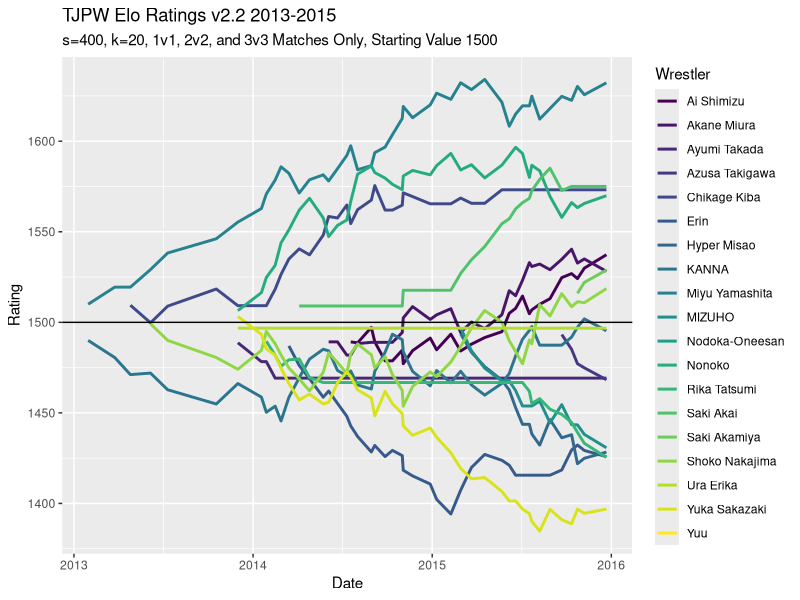
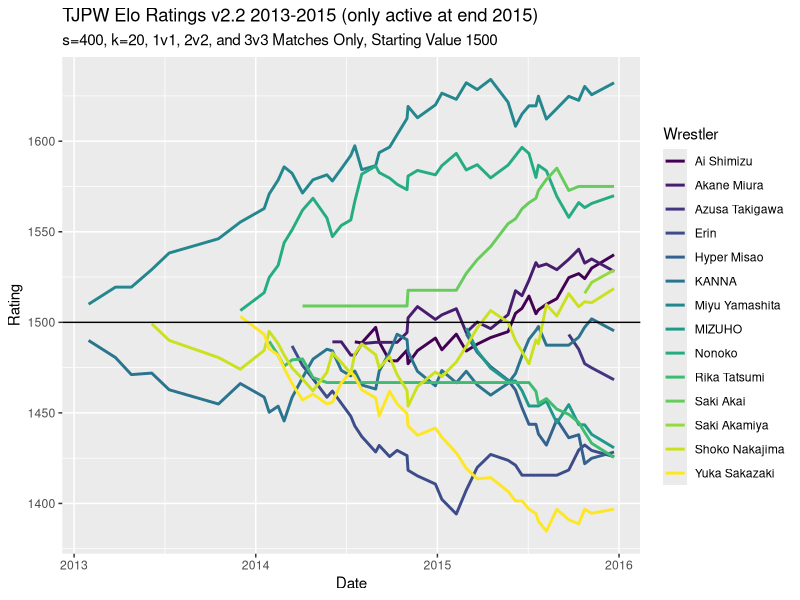

These charts were generated, in order, by the following R code:
## ---- chunk 1
knitr::opts_chunk$set(echo = TRUE)
library(tidyverse)
library(readxl)
safe_colorblind_palette <- c("#88CCEE", "#CC6677", "#DDCC77", "#117733", "#332288", "#AA4499", 
                             "#44AA99", "#999933", "#882255", "#661100", "#6699CC", "#888888")
## ---- chunk 2
tjpw13 = read_excel("TJPW Metrics.xlsx", sheet = 2, col_types = c("guess", "date", "guess", "guess", "guess", "text", rep("guess", 14)))

tjpw14 = read_excel("TJPW Metrics.xlsx", sheet = 3, col_types = c("guess", "date", "guess", "guess", "guess", "text", rep("guess", 14)))

tjpw15 = read_excel("TJPW Metrics.xlsx", sheet = 4, col_types = c("guess", "date", "guess", "guess", "guess", "text", rep("guess", 14)))

tjpw = rbind(tjpw13, tjpw14, tjpw15)
## ---- chunk 3
singles = tjpw %>% 
  filter(`Match Type` == "Singles")

tag = tjpw %>% 
  filter(`Match Type` == "Tag")

threeway = tjpw %>% 
  filter(`Match Type` == "3 Way")

sixperson = tjpw %>% 
  filter(`Match Type` == "6 Person Tag")
## ---- chunk 4
summary(factor(tjpw$Event))
## ---- chunk 5
expected <- function(ra, rb, s = 400){
  expected_outcome = 1 / (1 + 10^((rb - ra)/s))
  return(expected_outcome)
} 
## ---- chunk 6
new_rating <- function(ra, rb, outcome, k = 20){
  new = ra + k * (outcome - expected(ra, rb))
  return(new)
}

new_rating_threeway <- function(r1, r2, r3, outcome, k = 20){
  expected_threeway = (expected(r1, r2) + expected(r1, r3)) / 3
  new = r1 + k * (outcome - expected_threeway)
  return(new)
}
## ---- chunk 7
events = as.vector(tjpw$Event) %>% 
  unique()

dates = tjpw %>% 
  select(Date) %>% 
  distinct()
## ---- chunk 8
wrestlers = as.vector(rbind(tjpw$`Wrestler 1`, tjpw$`Wrestler 2`, tjpw$`Wrestler 3`,
                            tjpw$`Wrestler 4`)) %>% 
  unique() %>% 
  na.omit()
## ---- chunk 9
Ratings = data.frame(matrix(nrow = length(events), ncol = length(wrestlers)+2))
colnames(Ratings) = c("Event", "Date", wrestlers)
Ratings$Event = events
Ratings$Date = c(dates$Date)

starting_ratings = c(1500, 1500, rep(NA, length(wrestlers)-2))
## ---- chunk 10
#V1
calculate_new_ratings <- function(indiv_event){
  this_event = singles %>% 
    filter(Event == indiv_event)
  
  prior_ratings = if(indiv_event == "The First Meeting"){
    starting_ratings
  }
  else{
    Ratings[which(Ratings$Event == indiv_event) - 1,3:ncol(Ratings)]
  }
  
  new_ratings = prior_ratings
  for(i in 1:nrow(this_event)){
    W1 = which(colnames(Ratings) == this_event$`Wrestler 1`[i])
    W2 = which(colnames(Ratings) == this_event$`Wrestler 2`[i])
    prior_ratings[W1-2] = ifelse(!is.na(prior_ratings[W1-2]), prior_ratings[W1-2], 1500)
    prior_ratings[W2-2] = ifelse(!is.na(prior_ratings[W2-2]), prior_ratings[W2-2], 1500)
    if(this_event$Decision[i] == "Time Limit Draw"){
      new_ratings[W1-2] =  new_rating(prior_ratings[W1-2], prior_ratings[W2-2], 0.5)
      new_ratings[W2-2] =  new_rating(prior_ratings[W2-2], prior_ratings[W1-2], 0.5)
    }
    else{
      new_ratings[W1-2] =  new_rating(prior_ratings[W1-2], prior_ratings[W2-2], 1)
      new_ratings[W2-2] =  new_rating(prior_ratings[W2-2], prior_ratings[W1-2], 0)
    }
  }
  return(new_ratings)
}
## ---- chunk 11
#V2.3 (Added threeway matches)
calculate_new_ratings2 <- function(indiv_event){
  this_event = tjpw %>% 
    filter(Event == indiv_event)
  
  prior_ratings = if(indiv_event == "The First Meeting"){
    starting_ratings
  }
  else{
    Ratings[which(Ratings$Event == indiv_event) - 1,3:ncol(Ratings)]
  }
  
  new_ratings = prior_ratings
  for(i in 1:nrow(this_event)){
    if(this_event$`Match Type`[i] == "Singles"){
       W1 = which(colnames(Ratings) == this_event$`Wrestler 1`[i])
       W2 = which(colnames(Ratings) == this_event$`Wrestler 2`[i])
       prior_ratings[W1-2] = ifelse(!is.na(prior_ratings[W1-2]), prior_ratings[W1-2],
                                    1500)
       prior_ratings[W2-2] = ifelse(!is.na(prior_ratings[W2-2]), prior_ratings[W2-2],
                                    1500)
       if(this_event$Decision[i] == "Time Limit Draw"){
         new_ratings[W1-2] =  new_rating(prior_ratings[W1-2], prior_ratings[W2-2], 0.5)
         new_ratings[W2-2] =  new_rating(prior_ratings[W2-2], prior_ratings[W1-2], 0.5)
       }
       else{
         new_ratings[W1-2] =  new_rating(prior_ratings[W1-2], prior_ratings[W2-2], 1)
         new_ratings[W2-2] =  new_rating(prior_ratings[W2-2], prior_ratings[W1-2], 0)
       }
    }
    if(this_event$`Match Type`[i] == "Tag"){
      W1 = which(colnames(Ratings) == this_event$`Wrestler 1`[i])
      W2 = which(colnames(Ratings) == this_event$`Wrestler 2`[i])
      W3 = which(colnames(Ratings) == this_event$`Wrestler 3`[i])
      W4 = which(colnames(Ratings) == this_event$`Wrestler 4`[i])
      prior_ratings[W1-2] = ifelse(!is.na(prior_ratings[W1-2]), prior_ratings[W1-2], 1500)
      prior_ratings[W2-2] = ifelse(!is.na(prior_ratings[W2-2]), prior_ratings[W2-2], 1500)
      prior_ratings[W3-2] = ifelse(!is.na(prior_ratings[W3-2]), prior_ratings[W3-2], 1500)
      prior_ratings[W4-2] = ifelse(!is.na(prior_ratings[W4-2]), prior_ratings[W4-2], 1500)
      prior_team1_rating = mean(c(as.double(prior_ratings[W1-2]),
                                  as.double(prior_ratings[W2-2])))
      prior_team2_rating = mean(c(as.double(prior_ratings[W3-2]),
                                  as.double(prior_ratings[W4-2])))
      if(this_event$Decision[i] == "Time Limit Draw"){
        new_team1_rating = new_rating(prior_team1_rating, prior_team2_rating, 0.5)
        new_team2_rating = new_rating(prior_team2_rating, prior_team1_rating, 0.5)
      }
      else{
        new_team1_rating = new_rating(prior_team1_rating, prior_team2_rating, 1)
        new_team2_rating = new_rating(prior_team2_rating, prior_team1_rating, 0)
      }
      new_ratings[W1-2] = prior_ratings[W1-2] + (new_team1_rating - prior_team1_rating) * (2/3)
      new_ratings[W2-2] = prior_ratings[W2-2] + (new_team1_rating - prior_team1_rating) * (1/3)
      new_ratings[W3-2] = prior_ratings[W3-2] + (new_team2_rating - prior_team2_rating) * (2/3)
      new_ratings[W4-2] = prior_ratings[W4-2] + (new_team2_rating - prior_team2_rating) * (1/3)
    }
    if(this_event$`Match Type`[i] == "6 Person Tag"){
      W1 = which(colnames(Ratings) == this_event$`Wrestler 1`[i])
      W2 = which(colnames(Ratings) == this_event$`Wrestler 2`[i])
      W3 = which(colnames(Ratings) == this_event$`Wrestler 3`[i])
      W4 = which(colnames(Ratings) == this_event$`Wrestler 4`[i])
      W5 = which(colnames(Ratings) == this_event$`Wrestler 5`[i])
      W6 = which(colnames(Ratings) == this_event$`Wrestler 6`[i])
      prior_ratings[W1-2] = ifelse(!is.na(prior_ratings[W1-2]), prior_ratings[W1-2], 1500)
      prior_ratings[W2-2] = ifelse(!is.na(prior_ratings[W2-2]), prior_ratings[W2-2], 1500)
      prior_ratings[W3-2] = ifelse(!is.na(prior_ratings[W3-2]), prior_ratings[W3-2], 1500)
      prior_ratings[W4-2] = ifelse(!is.na(prior_ratings[W4-2]), prior_ratings[W4-2], 1500)
      prior_ratings[W5-2] = ifelse(!is.na(prior_ratings[W5-2]), prior_ratings[W5-2], 1500)
      prior_ratings[W6-2] = ifelse(!is.na(prior_ratings[W6-2]), prior_ratings[W6-2], 1500)
      prior_team1_rating = mean(c(as.double(prior_ratings[W1-2]),
                                  as.double(prior_ratings[W2-2]),
                                  as.double(prior_ratings[W3-2])))
      prior_team2_rating = mean(c(as.double(prior_ratings[W4-2]),
                                  as.double(prior_ratings[W5-2]),
                                  as.double(prior_ratings[W6-2])))
      if(this_event$Decision[i] == "Time Limit Draw"){
        new_team1_rating = new_rating(prior_team1_rating, prior_team2_rating, 0.5)
        new_team2_rating = new_rating(prior_team2_rating, prior_team1_rating, 0.5)
      }
      else{
        new_team1_rating = new_rating(prior_team1_rating, prior_team2_rating, 1)
        new_team2_rating = new_rating(prior_team2_rating, prior_team1_rating, 0)
      }
      new_ratings[W1-2] = prior_ratings[W1-2] + (new_team1_rating - prior_team1_rating) * (1/2)
      new_ratings[W2-2] = prior_ratings[W2-2] + (new_team1_rating - prior_team1_rating) * (1/4)
      new_ratings[W3-2] = prior_ratings[W3-2] + (new_team1_rating - prior_team1_rating) * (1/4)
      new_ratings[W4-2] = prior_ratings[W4-2] + (new_team2_rating - prior_team2_rating) * (1/2)
      new_ratings[W5-2] = prior_ratings[W5-2] + (new_team2_rating - prior_team2_rating) * (1/4)
      new_ratings[W6-2] = prior_ratings[W6-2] + (new_team2_rating - prior_team2_rating) * (1/4)
    }
    if(this_event$`Match Type`[i] == "3 Way"){
      W1 = which(colnames(Ratings) == this_event$`Wrestler 1`[i])
      W2 = which(colnames(Ratings) == this_event$`Wrestler 2`[i])
      W3 = which(colnames(Ratings) == this_event$`Wrestler 3`[i])
      prior_ratings[W1-2] = ifelse(!is.na(prior_ratings[W1-2]), prior_ratings[W1-2], 1500)
      prior_ratings[W2-2] = ifelse(!is.na(prior_ratings[W2-2]), prior_ratings[W2-2], 1500)
      prior_ratings[W3-2] = ifelse(!is.na(prior_ratings[W3-2]), prior_ratings[W3-2], 1500)
      if(this_event$Decision[i] == "Time Limit Draw"){
        new_ratings[W1-2] = new_rating_threeway(prior_ratings[W1-2], prior_ratings[W2-2], prior_ratings[W3-2], 1/3)
        new_ratings[W2-2] = new_rating_threeway(prior_ratings[W2-2], prior_ratings[W1-2], prior_ratings[W3-2], 1/3)
        new_ratings[W3-2] = new_rating_threeway(prior_ratings[W3-2], prior_ratings[W2-2], prior_ratings[W1-2], 1/3)
      }
      else{
        if(this_event$`W3 Result`[i] == "L*"){
          if(this_event$`W2 Result`[i] == "L*"){
            new_ratings[W1-2] = new_rating_threeway(prior_ratings[W1-2], prior_ratings[W2-2], prior_ratings[W3-2], 1)
            new_ratings[W2-2] = new_rating_threeway(prior_ratings[W2-2], prior_ratings[W1-2], prior_ratings[W3-2], 0)
            new_ratings[W3-2] = new_rating_threeway(prior_ratings[W3-2], prior_ratings[W2-2], prior_ratings[W1-2], 0)
          }
          if(this_event$`W2 Result`[i] == "W*"){
            new_ratings[W1-2] = new_rating_threeway(prior_ratings[W1-2], prior_ratings[W2-2], prior_ratings[W3-2], 0.5)
            new_ratings[W2-2] = new_rating_threeway(prior_ratings[W2-2], prior_ratings[W1-2], prior_ratings[W3-2], 0.5)
            new_ratings[W3-2] = new_rating_threeway(prior_ratings[W3-2], prior_ratings[W2-2], prior_ratings[W1-2], 0)
          }
        }
        else{
          new_ratings[W1-2] = new_rating_threeway(prior_ratings[W1-2], prior_ratings[W2-2], prior_ratings[W3-2], 2/3)
          new_ratings[W2-2] = new_rating_threeway(prior_ratings[W2-2], prior_ratings[W1-2], prior_ratings[W3-2], 0)
          new_ratings[W3-2] = new_rating_threeway(prior_ratings[W3-2], prior_ratings[W2-2], prior_ratings[W1-2], 1/3)
        }
      }
    }
    prior_ratings = new_ratings #Fixes issue with multiple matches at one show
  }
  return(new_ratings)
}
## ---- chunk 12
j = 1
while(j <= nrow(Ratings)){
  Ratings[j, 3:ncol(Ratings)] = calculate_new_ratings2(events[j])
  j = j+1
}
## ---- chunk 13
Ratings.long = Ratings %>% 
  pivot_longer(3:ncol(Ratings), names_to = "Wrestler", values_to = "Rating")

long.2015 = Ratings %>% 
  select(c(1:4,6,8:9,11:19)) %>% 
  pivot_longer(3:16, names_to = "Wrestler", values_to = "Rating")
## ---- chunk 14
Ratings.long %>% 
  ggplot(aes(x = Date, y = Rating, color = Wrestler)) +
  geom_line(size = 1) +
  scale_color_viridis_d() +
  geom_hline(yintercept = 1500) +
  labs(title = "TJPW Elo Ratings v2.2 2013-2015",
       subtitle = "s=400, k=20, 1v1, 2v2, and 3v3 Matches Only, Starting Value 1500")

long.2015 %>% 
  ggplot(aes(x = Date, y = Rating, color = Wrestler)) +
  geom_line(size = 1) +
  scale_color_viridis_d() +
  geom_hline(yintercept = 1500) +
  labs(title = "TJPW Elo Ratings v2.2 2013-2015 (only active at end 2015)",
       subtitle = "s=400, k=20, 1v1, 2v2, and 3v3 Matches Only, Starting Value 1500")
## ---- chunk 15
end2013 = Ratings[7, 3:7]
end2014 = Ratings[28, 3:14]
end2015 = Ratings[47, 3:21]
Ratings.v2.3 = Ratings
